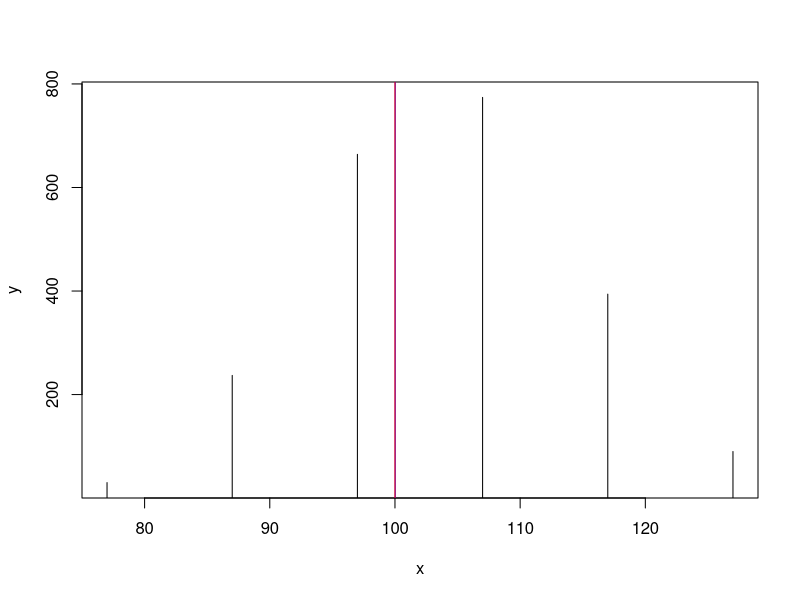

This chart was generated by the following R code: (Note: this script raises an error after producing the figure.)
# 1

df = rpois(2000, 100);

# 2

ma <- function(arr, n=5)
{
  res = 0
  counter = 1
  i = 1
  while (counter < length(arr))
  {
    res[i] = sum(arr[c(counter:(counter+n))])
    counter = counter + n
    i = i + 1
  }
  res
}

av = 10

y = ma(as.integer(table(df)), n=av)
y = y[c(1:length(y)-1)]
x = as.integer(names(table(df)))[1:length(y)*av]

length(x)
length(y)

par(mfrow=c(1,1))
plot(x, y, t="h", lwd=1)

# 3 

#par(mfrow=c(1,1))
#plot(x, y, t="h", lwd=1 + 3*av, col=gray(((y)/max(y))))

# 4

# Create the function.
mode <- function(x) {
  ux <- unique(x)
  ux[which.max(tabulate(match(x, ux)))]
}

abline(v=mean(df), col="blue")
abline(v=median(df), col="red")
abline(vmode(df), col="green")
legend('topleft', col=c("red", "blue", "green"), legend = c('Median', "Mean", "Mode"), title = "Statistics", cex=1, pt.cex=1, lwd=1)

